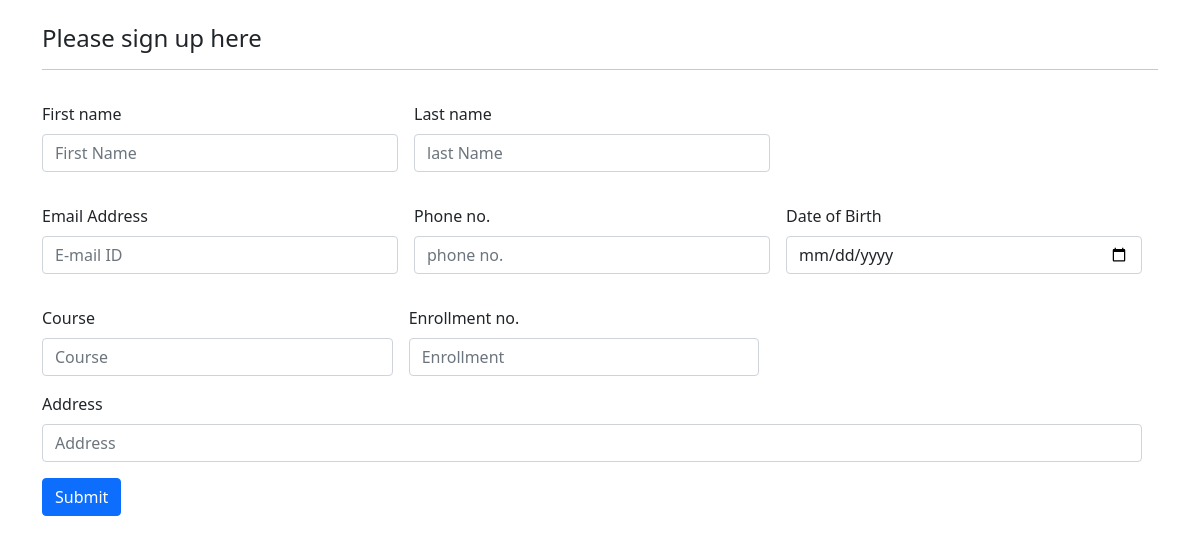
The app's page /UpdateUser/1, older data.
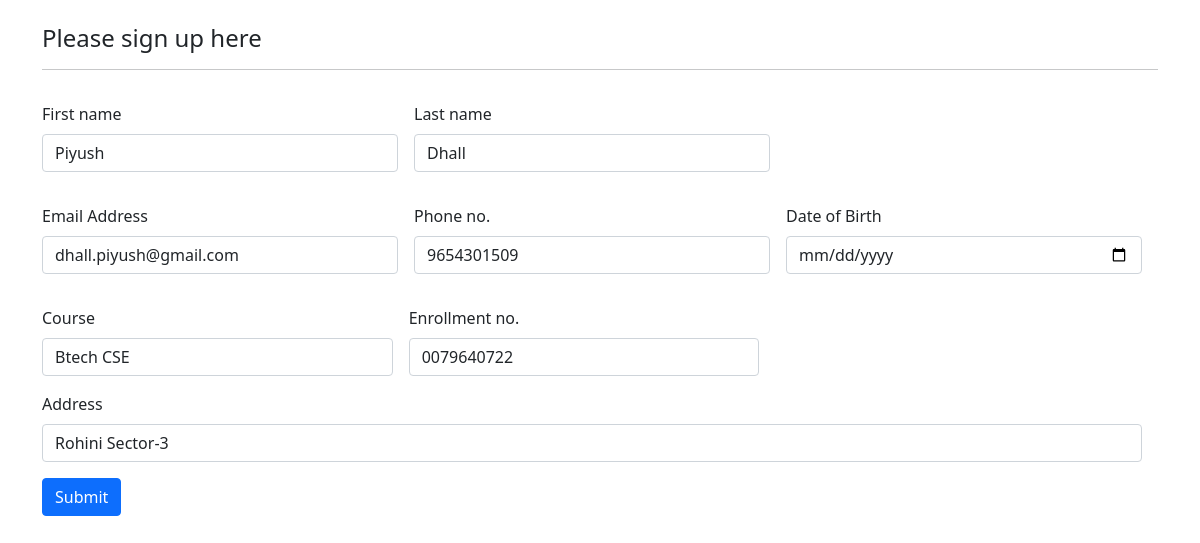
The same page, newer data.
### management/models.py (models this page shows, shortened)
class Student(models.Model):
    first_name = models.CharField(max_length=100, blank=True)
    last_name = models.CharField(max_length=100, blank=True)
    email = models.EmailField(max_length=100, blank=True)
    enrollment = models.CharField(max_length=10, unique=True, blank=True)
    course = models.CharField(max_length=100, blank=True)
    phone = models.CharField(max_length=10)
    dob = models.DateField()
    address = models.TextField(max_length=250)
    room = models.ForeignKey(Room, on_delete=models.PROTECT, blank=True, null=True)

### management/views.py (the view)
# urls.py: path('UpdateUser/<id>', views.UpdateUser),
def UpdateUser(request, id):
    method = request.method
    if method == 'GET':
        student = Student.objects.filter(id=id).values().first()
        data = {'form': ProfileForm(student)}
        return render(request, 'management/user.html', data)
    elif method == 'POST':
        student = Student.objects.get(id=id)
        form = ProfileForm(request.POST, instance=student)
        form.save()
        return redirect('/DisplayStudents/')

### management/forms.py
class ProfileForm(forms.ModelForm):
    class Meta:
        model = Student
        fields = '__all__'
    first_name = forms.CharField(widget=forms.TextInput(attrs={'placeholder': 'First Name', 'class': 'form-control'}))
    last_name = forms.CharField(widget=forms.TextInput(attrs={'placeholder': 'last Name', 'class': 'form-control'}))
    email = forms.EmailField(widget=forms.EmailInput(attrs={'placeholder': 'E-mail ID', 'class': 'form-control'}))
    enrollment = forms.CharField(widget=forms.TextInput(attrs={'placeholder': 'Enrollment', 'class': 'form-control'}))
    course = forms.CharField(widget=forms.TextInput(attrs={'placeholder': 'Course', 'class': 'form-control'}))
    phone = forms.CharField(widget=forms.TextInput(attrs={'placeholder': 'phone no.', 'class': 'form-control'}))
    dob = forms.DateField(widget=forms.DateTimeInput(attrs={'placeholder': 'Date of birth', 'class': 'form-control','type': 'date'}))
    address = forms.CharField(widget=forms.TextInput(attrs={'placeholder': 'Address', 'class': 'form-control'}))

### templates/management/user.html (shortened to what this page needs)
<html>
<head>
        <link href="https://cdn.jsdelivr.net/npm/bootstrap@5.1.3/dist/css/bootstrap.min.css" rel="stylesheet">
</head>
<body>
<div class="container-md">
        <br>
        <h4>Please sign up here</h4>
    <hr>
        <form method="POST" class="row g-3" novalidate>
            <div class="row g-3">
                <div class="col-md-4">
                  <label for="first_name" class="form-label">First name</label>
                  {{form.first_name}}
                </div>
                <div class="col-md-4">
                  <label for="last_name" class="form-label">Last name</label>
                  {{form.last_name}}
              </div>
            </div>
            <div class="row g-3">
                <div class="col-md-4">
                <label for="email" class="form-label">Email Address</label>
                {{form.email}}
            </div>
                <div class="col-md-4">
                <label for="phone" class="form-label">Phone no.</label>
                {{form.phone}}
                </div>
                <div class="col-md-4">
                <label for="dob" class="form-label">Date of Birth</label>
                {{form.dob}}
                </div>
            <div class="row g-3">
                <div class="col-md-4">
                <label for="course" class="form-label">Course</label>
                {{form.course}}
                </div>
                <div class="col-md-4">
                 <label for="enrollment" class="form-label">Enrollment no.</label>
                {{form.enrollment}}
                </div>
            </div>
                <div class="col-12">
                <label for="address" class="form-label">Address</label>
                {{form.address}}
                </div>
                <div class="col-12">
                <input type="submit" class="btn btn-primary" value="Submit">
                </div>
    </form>
</div>
</body>
</html>

Row changes from the older to the newer data that the page shows:
added Student: first_name "Piyush", last_name "Dhall", email "dhall.piyush@gmail.com", phone "9654301509", course "Btech CSE", enrollment "0079640722", address "Rohini Sector-3"
